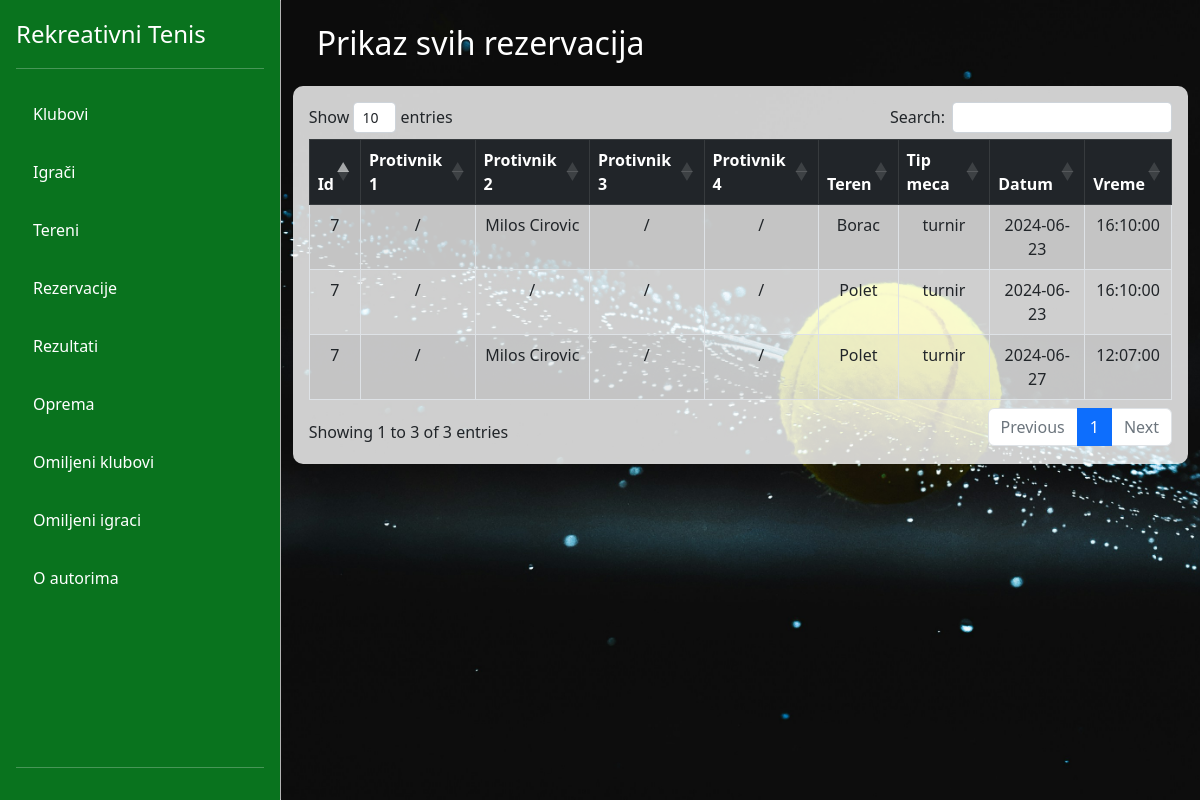
/view-gosti/reservations.php, run on the app's committed database.
### tables this page shows
CREATE TABLE `rezervacije` (
  `id` int(11) NOT NULL,
  `id_igraca1` int(11) NOT NULL,
  `id_igraca2` int(11) NOT NULL,
  `id_igraca3` int(11) DEFAULT NULL,
  `id_igraca4` int(11) DEFAULT NULL,
  `id_terena` int(11) NOT NULL,
  `id_meca` int(11) NOT NULL,
  `datum` date NOT NULL,
  `vreme` time NOT NULL
);

CREATE TABLE `mecevi` (
  `id` int(11) NOT NULL,
  `tip_meca` varchar(255) NOT NULL
);

CREATE TABLE `korisnici` (
  `id` int(11) NOT NULL,
  `ime` varchar(255) NOT NULL,
  `prezime` varchar(255) NOT NULL,
  `pol` varchar(50) DEFAULT NULL,
  `visina` int(11) DEFAULT NULL,
  `godine` int(11) DEFAULT NULL,
  `pobeda` int(11) DEFAULT NULL,
  `porazi` int(11) DEFAULT NULL,
  `naziv_kluba` varchar(255) DEFAULT NULL,
  `email` varchar(255) NOT NULL,
  `lozinka` varchar(255) NOT NULL,
  `profilna_slika` longblob DEFAULT NULL,
  `id_opreme` int(11) DEFAULT NULL,
  `id_uloge` int(11) NOT NULL
);

CREATE TABLE `tereni` (
  `id` int(11) NOT NULL,
  `naziv` varchar(255) NOT NULL,
  `lokacija` varchar(255) NOT NULL,
  `vrsta_podloge` varchar(255) NOT NULL,
  `kapacitet` int(11) NOT NULL,
  `id_kluba` int(11) NOT NULL,
  `zauzet` bit(1) NOT NULL
);

### config/DB.php (called while the page is built)
<?php
class DB{
    private static $factory;
    public static function createInstance($config = null)
    {
        $settings['dbname'] = 'rekreativnitenisdb';
        $settings['dbhost'] = '127.0.0.1';
        $settings['dbuser'] = 'root';
        $settings['dbpass'] = '';
        try{
            $dsn = 'mysql:dbname=' . $settings['dbname'] . ';host=' . $settings['dbhost'];
            $pdo = new PDO($dsn, $settings['dbuser'], $settings['dbpass'], array(PDO::MYSQL_ATTR_INIT_COMMAND => "SET NAMES utf8"));
            $pdo->setAttribute(PDO::ATTR_ERRMODE, PDO::ERRMODE_EXCEPTION);
            $pdo->setAttribute(PDO::ATTR_EMULATE_PREPARES, true);
            $pdo->setAttribute(PDO::ATTR_DEFAULT_FETCH_MODE, PDO::FETCH_ASSOC);
            self::$factory[$config] = $pdo;
            return self::$factory[$config];
        }
        catch (PDOException $e) {
            die ('Connection failed: ' . $e->getMessage());
        }
    }
}
?>

### DAO/RezervacijeDAO.php (called while the page is built, shortened)
<?php
require_once '../config/DB.php';
require_once '../DAO/TerenDAO.php';
class RezervacijeDAO
{
    private $db;
    public function __construct()
    {
        $this->db = DB::createInstance();
    }
    public function getAllRezervacije()
    {
        $sql = "SELECT r.id as 'id_r',r.*,t.*,m.* FROM rezervacije r join  tereni t ON r.id_terena=t.id JOIN mecevi m ON m.id = r.id_meca;";
        $statement = $this->db->prepare($sql);
        $statement->execute();
        $res = $statement->fetchAll();
        return $res;
    }
}

### DAO/KorisnikDAO.php (called while the page is built, shortened)
<?php
require_once '../config/DB.php';
require_once 'RezervacijeDAO.php';
class KorisnikDAO
{
    private $db;
    public function __construct()
    {
        $this->db = DB::createInstance();
    }
    public function getAllIgraciById($id)
    {
        $sql = "SELECT k.* FROM korisnici k INNER JOIN uloge u ON k.id_uloge = u.id WHERE u.naziv_uloge='igrac' and k.id=?";
        $statement = $this->db->prepare($sql);
        $statement->bindValue(1, $id);
        $statement->execute();
        $res = $statement->fetch();
        if ($res != false) return $res;
        return null;
    }
}

### DAO/TerenDAO.php (called while the page is built, shortened)
<?php
require_once '../config/DB.php';
require_once '../DAO/RezervacijeDAO.php';
class TerenDAO
{
    private $db;
    public function __construct()
    {
        $this->db = DB::createInstance();
    }
    public function getTereniById($id)
    {
        $statement = $this->db->prepare('SELECT * FROM tereni WHERE id=?');
        $statement->bindValue(1, $id);
        $statement->execute();
        $res = $statement->fetch();
        if ($res != null) {
            return $res;
        }
        return null;
    }
}

### DAO/MecDAO.php (called while the page is built, shortened)
<?php
require_once '../config/DB.php';
class MecDAO
{
    private $db;
    public function __construct()
    {
        $this->db = DB::createInstance();
    }
    public function getMeceviById($id)
    {
        $statement = $this->db->prepare('SELECT * FROM mecevi WHERE id=?');
        $statement->bindValue(1, $id);
        $statement->execute();
        $res = $statement->fetch();
        if ($res != null) {
            return $res;
        }
        return null;
    }
}

### view-gosti/reservations.php (the view, shortened to what this page needs)
<?php
require_once './partials/navigacija.php';
require_once '../DAO/RezervacijeDAO.php';
require_once '../model/Rezervacija.php';
require_once '../DAO/KorisnikDAO.php';
require_once '../DAO/TerenDAO.php';
require_once '../DAO/MecDAO.php';
$rezervacijaDAO = new RezervacijeDAO();
$rezervacije = $rezervacijaDAO->getAllRezervacije();
$korisnikDAO = new KorisnikDAO();
$terenDAO = new TerenDAO();
$meceviDAO = new MecDAO();
?>
<div class="container-fluid" style="background-image: url('./images/carousel3.jpg'); background-repeat: no-repeat; background-size: cover; overflow: auto; height: 100vh;">
    <h2 class="m-4 text-white">Prikaz svih rezervacija</h2>
    <div class="container mt-3 mb-5 p-3" style="background-color: rgba(255, 255, 255, 0.8); border-radius: 10px;">
        <table id="rezervacijeTable" class="table table-bordered table-striped table-hover text-center">
            <thead class="table-dark sticky-top bg-white">
                <tr>
                    <th class="th-sm">Id</th>
                    <th class="th-sm">Protivnik 1</th>
                    <th class="th-sm">Protivnik 2</th>
                    <th class="th-sm">Protivnik 3</th>
                    <th class="th-sm">Protivnik 4</th>
                    <th class="th-sm">Teren</th>
                    <th class="th-sm">Tip meca</th>
                    <th class="th-sm">Datum</th>
                    <th class="th-sm">Vreme</th>
                </tr>
            </thead>
            <tbody>
                <?php foreach ($rezervacije as $item) : ?>
                    <tr>
                        <td><?= $item['id'] ?></td>
                        <td>
                            <?php
                            $igrac1 = $korisnikDAO->getAllIgraciById($item['id_igraca1']);
                            echo $igrac1 ? $igrac1['ime'] . ' ' . $igrac1['prezime'] : '/';
                            ?>
                        </td>
                        <td>
                            <?php
                            $igrac2 = $korisnikDAO->getAllIgraciById($item['id_igraca2']);
                            echo $igrac2 ? $igrac2['ime'] . ' ' . $igrac2['prezime'] : '/';
                            ?>
                        </td>
                        <td>
                            <?php
                            $igrac3 = $korisnikDAO->getAllIgraciById($item['id_igraca3']);
                            echo $igrac3 ? $igrac3['ime'] . ' ' . $igrac3['prezime'] : '/';
                            ?>
                        </td>
                        <td>
                            <?php
                            $igrac4 = $korisnikDAO->getAllIgraciById($item['id_igraca4']);
                            echo $igrac4 ? $igrac4['ime'] . ' ' . $igrac4['prezime'] : '/';
                            ?>
                        </td>
                        <td>
                            <?php
                            $teren = $terenDAO->getTereniById($item['id_terena']);
                            echo $teren ? $teren['naziv'] : '/';
                            ?>
                        </td>
                        <td>
                            <?php
                            $mec = $meceviDAO->getMeceviById($item['id_meca']);
                            echo $mec ? $mec['tip_meca'] : '/';
                            ?>
                        </td>
                        <td><?= $item['datum'] ?></td>
                        <td><?= $item['vreme'] ?></td>
                    </tr>
                <?php endforeach; ?>
            </tbody>
        </table>
    </div>
</div>
<?php require_once './partials/footer.php'; ?>

### view-gosti/css/style.css (style rules this page uses)
.container { max-width: 100%; max-height: 100%; }

### data on the page
rezervacije: mecevi.id "7", korisnici.ime "Milos", korisnici.prezime "Cirovic", tereni.naziv "Borac", mecevi.tip_meca "turnir", datum "2024-06-23", vreme "16:10:00"
rezervacije: mecevi.id "7", tereni.naziv "Polet", mecevi.tip_meca "turnir", datum "2024-06-23", vreme "16:10:00"
rezervacije: mecevi.id "7", korisnici.ime "Milos", korisnici.prezime "Cirovic", tereni.naziv "Polet", mecevi.tip_meca "turnir", datum "2024-06-27", vreme "12:07:00"
